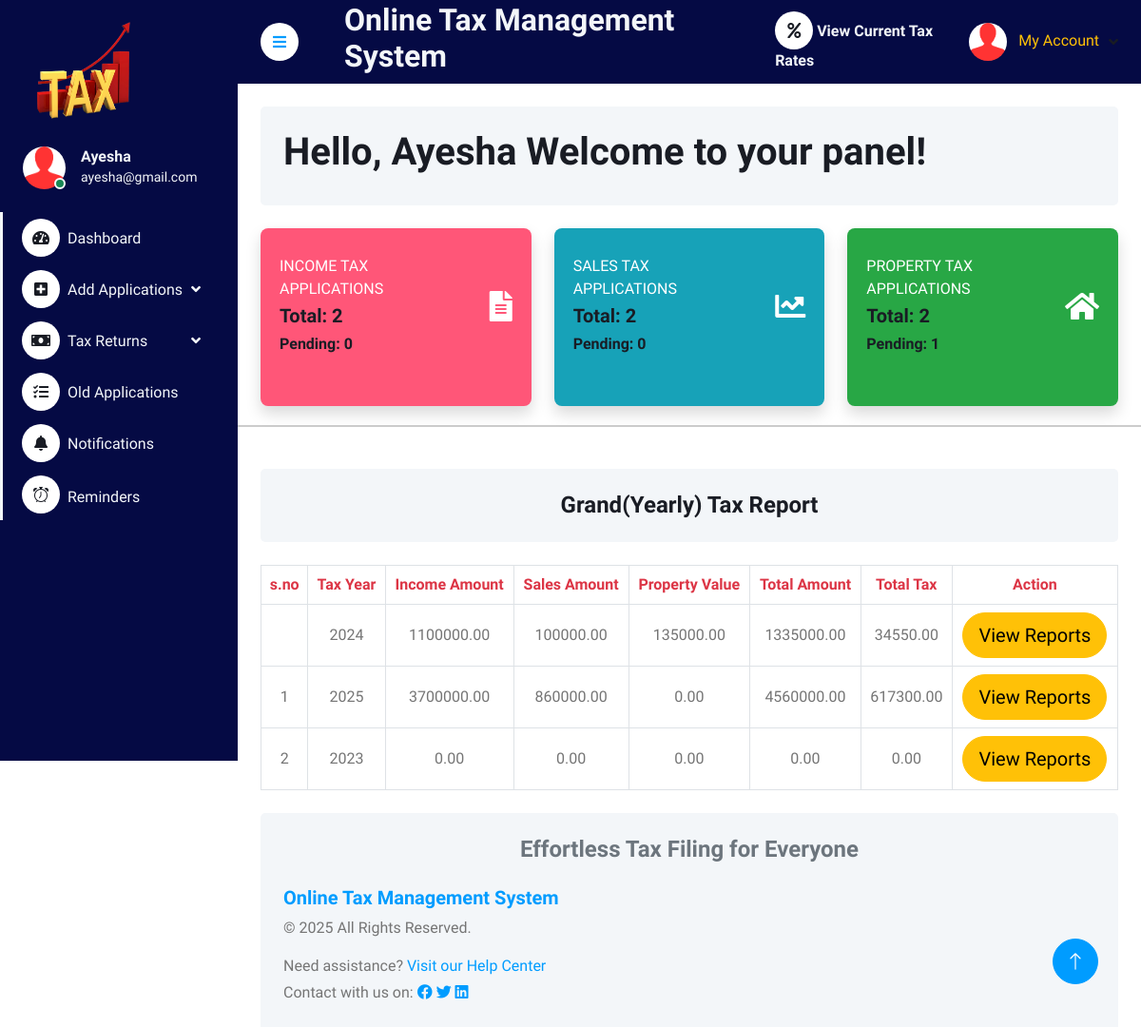
/user/dashboard.php (signed in), run on the app's committed database.
### tables this page shows
CREATE TABLE `tbluser` (
  `ID` int(5) NOT NULL,
  `FullName` varchar(250) DEFAULT NULL,
  `MobileNumber` bigint(10) DEFAULT NULL,
  `Email` varchar(250) DEFAULT NULL,
  `Password` varchar(250) DEFAULT NULL,
  `RegDate` timestamp NULL DEFAULT current_timestamp()
);

CREATE TABLE `tbl_reports` (
  `ReportID` int(11) NOT NULL,
  `UserID` int(11) NOT NULL,
  `tax_year` year(4) NOT NULL,
  `income_amount` decimal(15,2) DEFAULT 0.00,
  `sales_amount` decimal(15,2) DEFAULT 0.00,
  `property_value` decimal(15,2) DEFAULT 0.00,
  `total_taxable_amount` decimal(15,2) GENERATED ALWAYS AS (`income_amount` + `sales_amount` + `property_value`) STORED,
  `total_tax_amount` decimal(15,2) DEFAULT 0.00,
  `creation_date` timestamp NOT NULL DEFAULT current_timestamp()
);

### user/dashboard.php (the view, shortened to what this page needs)
<?php
include('includes/dbconnection.php');
if (strlen($_SESSION['ocasuid'] == 0)) {
    header('location:logout.php');
} else {
?>
<!DOCTYPE html>
<html lang="en">
<head>
    <link href="https://cdnjs.cloudflare.com/ajax/libs/font-awesome/5.10.0/css/all.min.css" rel="stylesheet">
    <link href="https://cdn.jsdelivr.net/npm/bootstrap-icons@1.4.1/font/bootstrap-icons.css" rel="stylesheet">
    <link href="css/bootstrap.min.css" rel="stylesheet">
    <link href="css/style.css" rel="stylesheet">
</head>
<body>
    <div class="container-fluid position-relative bg-white d-flex p-0">
        <?php include_once('includes/sidebar.php'); ?>
        <div class="content">
            <?php include_once('includes/header.php'); ?>
            <div class="container-fluid pt-4 px-4">
                <div class="bg-light text-start rounded p-4">
                    <h1>Hello,
                        <?php
                        $uid = $_SESSION['ocasuid'];
                        $sql = "SELECT FullName FROM tbluser WHERE ID=:uid";
                        $query = $dbh->prepare($sql);
                        $query->bindParam(':uid', $uid, PDO::PARAM_STR);
                        $query->execute();
                        $user = $query->fetch(PDO::FETCH_ASSOC);
                        echo $user['FullName'];
                        ?>
                        <span>Welcome to your panel!</span>
                    </h1>
                </div>
            </div>
            <div class="container-fluid pt-4 px-4">
                <div class="row">
                    <?php
                    $queries = [
                        'total_income' => "SELECT COUNT(*) AS total FROM tblincometax WHERE UserID=:uid",
                        'total_property' => "SELECT COUNT(*) AS total FROM tblpropertytax WHERE UserID=:uid",
                        'total_sales' => "SELECT COUNT(*) AS total FROM tblsalestax WHERE UserID=:uid",
                        'pending_income' => "SELECT COUNT(*) AS pending FROM tblincometax WHERE UserID=:uid AND status='Pending'",
                        'pending_property' => "SELECT COUNT(*) AS pending FROM tblpropertytax WHERE UserID=:uid AND status='Pending'",
                        'pending_sales' => "SELECT COUNT(*) AS pending FROM tblsalestax WHERE UserID=:uid AND status='Pending'"
                    ];
                    $results = [];
                    foreach ($queries as $key => $sql) {
                        $query = $dbh->prepare($sql);
                        $query->bindParam(':uid', $uid, PDO::PARAM_STR);
                        $query->execute();
                        $results[$key] = $query->fetch(PDO::FETCH_ASSOC);
                    }
                    $cards = [
                        ['title' => 'Income Tax Applications', 'total' => $results['total_income']['total'], 'pending' => $results['pending_income']['pending'], 'color' => 'bg-primary', 'icon' => 'fas fa-file-alt'],
                        ['title' => 'Sales Tax Applications', 'total' => $results['total_sales']['total'], 'pending' => $results['pending_sales']['pending'], 'color' => 'bg-info', 'icon' => 'fas fa-chart-line'],
                        ['title' => 'Property Tax Applications', 'total' => $results['total_property']['total'], 'pending' => $results['pending_property']['pending'], 'color' => 'bg-success', 'icon' => 'fas fa-home']
                    ];
                    foreach ($cards as $card) {
                        echo '
                        <div class="col-md-4">
                            <div class="card '.$card['color'].' shadow h-100 py-2">
                                <div class="card-body">
                                    <div class="row no-gutters align-items-center">
                                        <div class="col mr-2">
                                            <div class="text-xs font-weight-bold text-uppercase mb-1">
                                                '.$card['title'].'
                                            </div>
                                            <div class="h5 mb-0 font-weight-bold">Total: '.$card['total'].'</div>
                                            <div class="h6 font-weight-bold mt-2">Pending: '.$card['pending'].'</div>
                                        </div>
                                        <div class="col-auto">
                                            <i class="'.$card['icon'].' fa-2x"></i>
                                        </div>
                                    </div>
                                </div>
                            </div>
                        </div>';
                    }
                    ?>
                </div>
            </div>
            <div class="separator"></div>
            <div class="container-fluid pt-4 px-4">
                <div class="row">
                    <div class="col-12">
                        <div class="bg-light text-center rounded p-4">
                            <h4 class="mb-0">Grand(Yearly) Tax Report</h4>
                        </div>
                        <div class="table-responsive mt-4">
                            <table class="table text-start align-middle table-bordered table-hover mb-0">
                                <thead class="text-danger">
                                    <tr>
                                        <th>s.no</th>
                                        <th>Tax Year</th>
                                        <th>Income Amount</th>
                                        <th>Sales Amount</th>
                                        <th>Property Value</th>
                                        <th>Total Amount</th>
                                        <th>Total Tax</th>
                                         <th>Action</th>
                                    </tr>
                                </thead>
                                <tbody>
                                    <?php
                                    $sql = "SELECT tax_year, income_amount, sales_amount, property_value, total_taxable_amount, total_tax_amount FROM tbl_reports WHERE UserID=:uid";
                                    $query = $dbh->prepare($sql);
                                    $query->bindParam(':uid', $uid, PDO::PARAM_INT);
                                    $query->execute();
                                    $results = $query->fetchAll(PDO::FETCH_OBJ);
                                    if($query->rowCount() > 0) {
                                        foreach($results as $row) {
                                            echo "<tr>
                                                <td>$sno</td>
                                                <td>{$row->tax_year}</td>
                                                <td>{$row->income_amount}</td>
                                                <td>{$row->sales_amount}</td>
                                                <td>{$row->property_value}</td>
                                                <td>{$row->total_taxable_amount}</td>
                                                <td>{$row->total_tax_amount}</td>
                                                <td><a class='btn btn-lg btn-warning rounded-pill font-weight-bold' href='reports.php?tax_year={$row->tax_year}'>View Reports</a></td>
                                            </tr>";
                                            $sno++;
                                        }
                                    } else {
                                        echo "<tr><td colspan='7'>No records found</td></tr>";
                                    }
                                    ?>
                                </tbody>
                            </table>
                        </div>
                    </div>
                </div>
            </div>
            <?php include_once('includes/footer.php'); ?>
        </div>
        <?php include_once('includes/back-totop.php'); ?>
    </div>
</body>
</html>
<?php } ?>

### user/includes/sidebar.php (shortened to what this page needs)
<div class="sidebar pe-4 pb-3" style="background-color: #050A44;">
    <nav class="navbar bg-transparent navbar-light">
        <a href="dashboard.php" class="navbar-brand mx-4 mb-3">
            <img src="../assets/img/logo1.png" alt="Logo" style="height: 120px; width: 130px;">
        </a>
        <div class="d-flex align-items-center ms-4 mb-4">
            <div class="position-relative">
                <img class="rounded-circle" src="img/user.jpg" alt="User" style="width: 45px; height: 45px;">
                <div class="bg-success rounded-circle border border-2 border-white position-absolute end-0 bottom-0 p-1"></div>
            </div>
            <div class="ms-3 text-light">
                <?php
                $uid=$_SESSION['ocasuid'];
                $sql="SELECT * FROM tbluser WHERE ID=:uid";
                $query = $dbh->prepare($sql);
                $query->bindParam(':uid', $uid, PDO::PARAM_STR);
                $query->execute();
                $results=$query->fetchAll(PDO::FETCH_OBJ);
                if ($query->rowCount() > 0) {
                    foreach ($results as $row) {
                ?>
                <h6 class="mb-0 text-light"><?php echo $row->FullName; ?></h6>
                <small><?php echo $row->Email; ?></small>
                <?php }} ?>
            </div>
        </div>
        <div class="navbar-nav w-100 text-light">
            <a href="dashboard.php" class="nav-item nav-link text-light"><i class="fa fa-tachometer-alt me-2 text-dark"></i>Dashboard</a>
            <div class="nav-item dropdown">
                <a href="#" class="nav-link dropdown-toggle text-light" data-bs-toggle="dropdown"><i class="fas fa-plus-square me-2 text-dark"></i>Add Applications</a>
            </div>
            <div class="nav-item dropdown">
                <a href="#" class="nav-link dropdown-toggle text-light" data-bs-toggle="dropdown"><i class="fa fa-money-bill me-2 text-dark"></i>Tax Returns</a>
            </div>
            <div class="nav-item dropdown">
                <a href="manageincometax.php" class="nav-link text-light"><i class="fas fa-tasks me-2 text-dark"></i>Old Applications</a>
            </div>
            <div class="nav-item">
                <a href="viewnotifications.php" class="nav-item nav-link text-light"><i class="fas fa-bell me-2 text-dark"></i>Notifications</a>
            </div>
            <div class="nav-item">
                <a href="view_Alerts.php" class="nav-item nav-link text-light"><i class="bi bi-alarm me-2 text-dark"></i>Reminders</a>
            </div>
        </div>
    </nav>
</div>

### user/includes/header.php (shortened to what this page needs)
<nav class="navbar navbar-expand sticky-top px-4 py-0" style="background-color: #050A44">
    <a href="#" class="sidebar-toggler flex-shrink-0 me-4">
        <i class="fa fa-bars"></i>
    </a>
    <h2 class="text-light ms-4">Online Tax Management System</h2>
    <div class="navbar-nav align-items-center ms-auto">
        <div class="nav-item">
            <a href="view_rates.php" class="nav-link fw-bold text-light"><i class="fas fa-percent text-dark"></i>
            View Current Tax Rates
            </a>
        </div>
        <div class="nav-item dropdown">
            <a href="#" class="nav-link dropdown-toggle" data-bs-toggle="dropdown">
                <img class="rounded-circle me-lg-2" src="img/user.jpg" alt="" style="width: 40px; height: 40px;">
                <?php
                $uid = $_SESSION['ocasuid'];
                $sql = "SELECT * from tbluser where ID=:uid";
                $query = $dbh->prepare($sql);
                $query->bindParam(':uid', $uid, PDO::PARAM_STR);
                $query->execute();
                $results = $query->fetchAll(PDO::FETCH_OBJ);
                $cnt = 1;
                if ($query->rowCount() > 0) {
                    foreach ($results as $row) {
                ?>
                <span class="d-none d-lg-inline-flex text-warning">My Account</span>
                <?php $cnt = $cnt + 1; }} ?>
            </a>
        </div>
    </div>
</nav>

### user/css/style.css (style rules this page uses)
:root { --primary: #009CFF; --light: #F3F6F9; --dark: #191C24; }
.btn { transition: .5s; }
.sidebar { position: fixed; top: 0; left: 0; bottom: 0; width: 250px; height: 100vh; overflow-y: auto; background: var(--light); transition: 0.5s; z-index: 999; }
.content { margin-left: 250px; min-height: 100vh; background: #FFFFFF; transition: 0.5s; }
@media (min-width: 992px) { .sidebar { margin-left: 0; } }
@media (min-width: 992px) { .content { width: calc(100% - 250px); } }
.sidebar .navbar .navbar-nav .nav-link { padding: 7px 20px; color: var(--dark); font-weight: 500; border-left: 3px solid var(--light); border-radius: 0 30px 30px 0; outline: none; }
.sidebar .navbar .navbar-nav .nav-link i { width: 40px; height: 40px; display: inline-flex; align-items: center; justify-content: center; background: #FFFFFF; border-radius: 40px; }
.sidebar .navbar .dropdown-toggle::after { position: absolute; top: 15px; right: 15px; border: none; content: "\f107"; font-family: "Font Awesome 5 Free"; font-weight: 900; transition: .5s; }
.content .navbar .navbar-nav .nav-link { margin-left: 25px; padding: 12px 0; color: var(--dark); outline: none; }
.content .navbar .sidebar-toggler, .content .navbar .navbar-nav .nav-link i { width: 40px; height: 40px; display: inline-flex; align-items: center; justify-content: center; background: #FFFFFF; border-radius: 40px; }
.content .navbar .dropdown-toggle::after { margin-left: 6px; vertical-align: middle; border: none; content: "\f107"; font-family: "Font Awesome 5 Free"; font-weight: 900; transition: .5s; }

### user/dashboard.php (style rules this page uses)
.card { min-width: 250px; background-color: #f8f9fa; margin-bottom: 20px; border: none; border-radius: 8px; }
.card .card-body { padding: 1.25rem; color: #fff; }
.card.bg-primary { background-color: #ff5678 !important; }
.card.bg-success { background-color: #28a745 !important; }
.card.bg-info { background-color: #17a2b8 !important; }
.separator { border-top: 2px solid #ccc; margin: 20px 0; }
.table th, .table td { text-align: center; }
.container-fluid { padding-left: 3rem; padding-right: 3rem; }

### user/includes/sidebar.php (style rules this page uses)
.sidebar { min-height: 100vh; }

### data on the page
tbluser: FullName "Ayesha", Email "ayesha@gmail.com"
tbl_reports: tax_year "2024", income_amount "1100000.00", sales_amount "100000.00", property_value "135000.00", total_taxable_amount "1335000.00", total_tax_amount "34550.00"
tbl_reports: tax_year "2025", income_amount "3700000.00", sales_amount "860000.00", property_value "0.00", total_taxable_amount "4560000.00", total_tax_amount "617300.00"
tbl_reports: tax_year "2023", income_amount "0.00", sales_amount "0.00", property_value "0.00", total_taxable_amount "0.00", total_tax_amount "0.00"

### other printed values
$card['title'] "INCOME TAX APPLICATIONS"
$card['total'] "2"
$card['pending'] "0"
$card['title'] "SALES TAX APPLICATIONS"
$card['title'] "PROPERTY TAX APPLICATIONS"
$card['pending'] "1"
